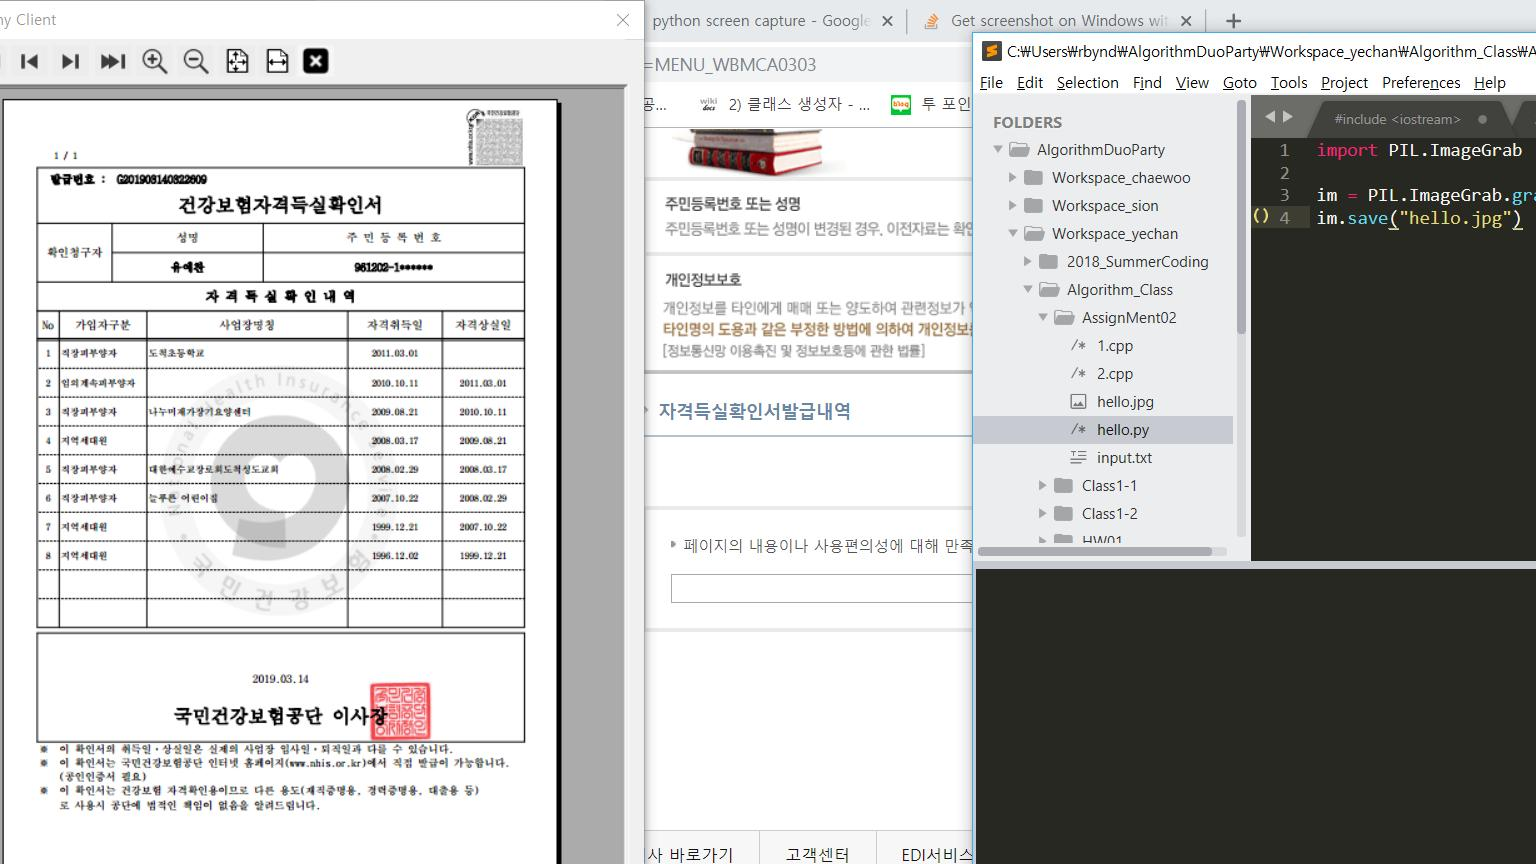

Write Python code to recreate this figure.
import PIL.ImageGrab

im = PIL.ImageGrab.grab()     
im.save("hello.jpg")
